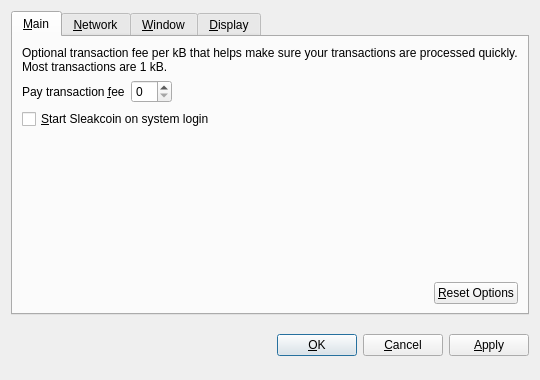
<?xml version="1.0" encoding="UTF-8"?>
<ui version="4.0">
 <class>OptionsDialog</class>
 <widget class="QDialog" name="OptionsDialog">
  <property name="geometry">
   <rect>
    <x>0</x>
    <y>0</y>
    <width>540</width>
    <height>380</height>
   </rect>
  </property>
  <property name="windowTitle">
   <string>Options</string>
  </property>
  <property name="modal">
   <bool>true</bool>
  </property>
  <layout class="QVBoxLayout" name="verticalLayout">
   <item>
    <widget class="QTabWidget" name="tabWidget">
     <property name="tabPosition">
      <enum>QTabWidget::North</enum>
     </property>
     <property name="currentIndex">
      <number>0</number>
     </property>
     <widget class="QWidget" name="tabMain">
      <attribute name="title">
       <string>&amp;Main</string>
      </attribute>
      <layout class="QVBoxLayout" name="verticalLayout_Main">
       <item>
        <widget class="QLabel" name="transactionFeeInfoLabel">
         <property name="text">
          <string>Optional transaction fee per kB that helps make sure your transactions are processed quickly. Most transactions are 1 kB.</string>
         </property>
         <property name="textFormat">
          <enum>Qt::PlainText</enum>
         </property>
         <property name="wordWrap">
          <bool>true</bool>
         </property>
        </widget>
       </item>
       <item>
        <layout class="QHBoxLayout" name="horizontalLayout_1_Main">
         <item>
          <widget class="QLabel" name="transactionFeeLabel">
           <property name="text">
            <string>Pay transaction &amp;fee</string>
           </property>
           <property name="textFormat">
            <enum>Qt::PlainText</enum>
           </property>
           <property name="buddy">
            <cstring>transactionFee</cstring>
           </property>
          </widget>
         </item>
         <item>
          <widget class="BitcoinAmountField" name="transactionFee"/>
         </item>
         <item>
          <spacer name="horizontalSpacer_1_Main">
           <property name="orientation">
            <enum>Qt::Horizontal</enum>
           </property>
           <property name="sizeHint" stdset="0">
            <size>
             <width>40</width>
             <height>20</height>
            </size>
           </property>
          </spacer>
         </item>
        </layout>
       </item>
       <item>
        <widget class="QCheckBox" name="bitcoinAtStartup">
         <property name="toolTip">
          <string>Automatically start Sleakcoin after logging in to the system.</string>
         </property>
         <property name="text">
          <string>&amp;Start Sleakcoin on system login</string>
         </property>
        </widget>
       </item>
       <item>
        <spacer name="verticalSpacer_Main">
         <property name="orientation">
          <enum>Qt::Vertical</enum>
         </property>
         <property name="sizeHint" stdset="0">
          <size>
           <width>20</width>
           <height>40</height>
          </size>
         </property>
        </spacer>
       </item>
       <item>
        <layout class="QHBoxLayout" name="horizontalLayout_2_Main">
         <item>
          <spacer name="horizontalSpacer_2_Main">
           <property name="orientation">
            <enum>Qt::Horizontal</enum>
           </property>
           <property name="sizeHint" stdset="0">
            <size>
             <width>40</width>
             <height>20</height>
            </size>
           </property>
          </spacer>
         </item>
         <item>
          <widget class="QPushButton" name="resetButton">
           <property name="toolTip">
            <string>Reset all client options to default.</string>
           </property>
           <property name="text">
            <string>&amp;Reset Options</string>
           </property>
           <property name="autoDefault">
            <bool>false</bool>
           </property>
          </widget>
         </item>
        </layout>
       </item>
      </layout>
     </widget>
     <widget class="QWidget" name="tabNetwork">
      <attribute name="title">
       <string>&amp;Network</string>
      </attribute>
      <layout class="QVBoxLayout" name="verticalLayout_Network">
       <item>
        <widget class="QCheckBox" name="mapPortUpnp">
         <property name="toolTip">
          <string>Automatically open the Sleakcoin client port on the router. This only works when your router supports UPnP and it is enabled.</string>
         </property>
         <property name="text">
          <string>Map port using &amp;UPnP</string>
         </property>
        </widget>
       </item>
       <item>
        <widget class="QCheckBox" name="connectSocks">
         <property name="toolTip">
          <string>Connect to the Sleakcoin network through a SOCKS proxy (e.g. when connecting through Tor).</string>
         </property>
         <property name="text">
          <string>&amp;Connect through SOCKS proxy:</string>
         </property>
        </widget>
       </item>
       <item>
        <layout class="QHBoxLayout" name="horizontalLayout_Network">
         <item>
          <widget class="QLabel" name="proxyIpLabel">
           <property name="text">
            <string>Proxy &amp;IP:</string>
           </property>
           <property name="textFormat">
            <enum>Qt::PlainText</enum>
           </property>
           <property name="buddy">
            <cstring>proxyIp</cstring>
           </property>
          </widget>
         </item>
         <item>
          <widget class="QValidatedLineEdit" name="proxyIp">
           <property name="maximumSize">
            <size>
             <width>140</width>
             <height>16777215</height>
            </size>
           </property>
           <property name="toolTip">
            <string>IP address of the proxy (e.g. 127.0.0.1)</string>
           </property>
          </widget>
         </item>
         <item>
          <widget class="QLabel" name="proxyPortLabel">
           <property name="text">
            <string>&amp;Port:</string>
           </property>
           <property name="textFormat">
            <enum>Qt::PlainText</enum>
           </property>
           <property name="buddy">
            <cstring>proxyPort</cstring>
           </property>
          </widget>
         </item>
         <item>
          <widget class="QLineEdit" name="proxyPort">
           <property name="maximumSize">
            <size>
             <width>55</width>
             <height>16777215</height>
            </size>
           </property>
           <property name="toolTip">
            <string>Port of the proxy (e.g. 9050)</string>
           </property>
          </widget>
         </item>
         <item>
          <widget class="QLabel" name="socksVersionLabel">
           <property name="text">
            <string>SOCKS &amp;Version:</string>
           </property>
           <property name="textFormat">
            <enum>Qt::PlainText</enum>
           </property>
           <property name="buddy">
            <cstring>socksVersion</cstring>
           </property>
          </widget>
         </item>
         <item>
          <widget class="QValueComboBox" name="socksVersion">
           <property name="toolTip">
            <string>SOCKS version of the proxy (e.g. 5)</string>
           </property>
          </widget>
         </item>
         <item>
          <spacer name="horizontalSpacer_Network">
           <property name="orientation">
            <enum>Qt::Horizontal</enum>
           </property>
           <property name="sizeHint" stdset="0">
            <size>
             <width>40</width>
             <height>20</height>
            </size>
           </property>
          </spacer>
         </item>
        </layout>
       </item>
       <item>
        <spacer name="verticalSpacer_Network">
         <property name="orientation">
          <enum>Qt::Vertical</enum>
         </property>
         <property name="sizeHint" stdset="0">
          <size>
           <width>20</width>
           <height>40</height>
          </size>
         </property>
        </spacer>
       </item>
      </layout>
     </widget>
     <widget class="QWidget" name="tabWindow">
      <attribute name="title">
       <string>&amp;Window</string>
      </attribute>
      <layout class="QVBoxLayout" name="verticalLayout_Window">
       <item>
        <widget class="QCheckBox" name="minimizeToTray">
         <property name="toolTip">
          <string>Show only a tray icon after minimizing the window.</string>
         </property>
         <property name="text">
          <string>&amp;Minimize to the tray instead of the taskbar</string>
         </property>
        </widget>
       </item>
       <item>
        <widget class="QCheckBox" name="minimizeOnClose">
         <property name="toolTip">
          <string>Minimize instead of exit the application when the window is closed. When this option is enabled, the application will be closed only after selecting Quit in the menu.</string>
         </property>
         <property name="text">
          <string>M&amp;inimize on close</string>
         </property>
        </widget>
       </item>
       <item>
        <spacer name="verticalSpacer_Window">
         <property name="orientation">
          <enum>Qt::Vertical</enum>
         </property>
         <property name="sizeHint" stdset="0">
          <size>
           <width>20</width>
           <height>40</height>
          </size>
         </property>
        </spacer>
       </item>
      </layout>
     </widget>
     <widget class="QWidget" name="tabDisplay">
      <attribute name="title">
       <string>&amp;Display</string>
      </attribute>
      <layout class="QVBoxLayout" name="verticalLayout_Display">
       <item>
        <layout class="QHBoxLayout" name="horizontalLayout_1_Display">
         <item>
          <widget class="QLabel" name="langLabel">
           <property name="text">
            <string>User Interface &amp;language:</string>
           </property>
           <property name="textFormat">
            <enum>Qt::PlainText</enum>
           </property>
           <property name="buddy">
            <cstring>lang</cstring>
           </property>
          </widget>
         </item>
         <item>
          <widget class="QValueComboBox" name="lang">
           <property name="toolTip">
            <string>The user interface language can be set here. This setting will take effect after restarting Sleakcoin.</string>
           </property>
          </widget>
         </item>
        </layout>
       </item>
       <item>
        <layout class="QHBoxLayout" name="horizontalLayout_2_Display">
         <item>
          <widget class="QLabel" name="unitLabel">
           <property name="text">
            <string>&amp;Unit to show amounts in:</string>
           </property>
           <property name="textFormat">
            <enum>Qt::PlainText</enum>
           </property>
           <property name="buddy">
            <cstring>unit</cstring>
           </property>
          </widget>
         </item>
         <item>
          <widget class="QValueComboBox" name="unit">
           <property name="toolTip">
            <string>Choose the default subdivision unit to show in the interface and when sending coins.</string>
           </property>
          </widget>
         </item>
        </layout>
       </item>
       <item>
        <widget class="QCheckBox" name="displayAddresses">
         <property name="toolTip">
          <string>Whether to show Sleakcoin addresses in the transaction list or not.</string>
         </property>
         <property name="text">
          <string>&amp;Display addresses in transaction list</string>
         </property>
        </widget>
       </item>
       <item>
        <widget class="QCheckBox" name="coinControlFeatures">
         <property name="toolTip">
          <string>Whether to show coin control features or not.</string>
         </property>
         <property name="text">
          <string>Display coin &amp;control features (experts only!)</string>
         </property>
        </widget>
       </item>
       <item>
        <spacer name="verticalSpacer_Display">
         <property name="orientation">
          <enum>Qt::Vertical</enum>
         </property>
         <property name="sizeHint" stdset="0">
          <size>
           <width>20</width>
           <height>40</height>
          </size>
         </property>
        </spacer>
       </item>
      </layout>
     </widget>
    </widget>
   </item>
   <item>
    <layout class="QHBoxLayout" name="horizontalLayout_Buttons">
     <item>
      <spacer name="horizontalSpacer_1">
       <property name="orientation">
        <enum>Qt::Horizontal</enum>
       </property>
       <property name="sizeHint" stdset="0">
        <size>
         <width>40</width>
         <height>48</height>
        </size>
       </property>
      </spacer>
     </item>
     <item>
      <widget class="QLabel" name="statusLabel">
       <property name="font">
        <font>
         <weight>75</weight>
         <bold>true</bold>
        </font>
       </property>
       <property name="text">
        <string/>
       </property>
       <property name="textFormat">
        <enum>Qt::PlainText</enum>
       </property>
       <property name="wordWrap">
        <bool>true</bool>
       </property>
      </widget>
     </item>
     <item>
      <spacer name="horizontalSpacer_2">
       <property name="orientation">
        <enum>Qt::Horizontal</enum>
       </property>
       <property name="sizeHint" stdset="0">
        <size>
         <width>40</width>
         <height>48</height>
        </size>
       </property>
      </spacer>
     </item>
     <item>
      <widget class="QPushButton" name="okButton">
       <property name="text">
        <string>&amp;OK</string>
       </property>
      </widget>
     </item>
     <item>
      <widget class="QPushButton" name="cancelButton">
       <property name="text">
        <string>&amp;Cancel</string>
       </property>
       <property name="autoDefault">
        <bool>false</bool>
       </property>
      </widget>
     </item>
     <item>
      <widget class="QPushButton" name="applyButton">
       <property name="text">
        <string>&amp;Apply</string>
       </property>
       <property name="autoDefault">
        <bool>false</bool>
       </property>
      </widget>
     </item>
    </layout>
   </item>
  </layout>
 </widget>
 <customwidgets>
  <customwidget>
   <class>BitcoinAmountField</class>
   <extends>QSpinBox</extends>
   <header>bitcoinamountfield.h</header>
  </customwidget>
  <customwidget>
   <class>QValueComboBox</class>
   <extends>QComboBox</extends>
   <header>qvaluecombobox.h</header>
  </customwidget>
  <customwidget>
   <class>QValidatedLineEdit</class>
   <extends>QLineEdit</extends>
   <header>qvalidatedlineedit.h</header>
  </customwidget>
 </customwidgets>
 <resources/>
 <connections/>
</ui>
